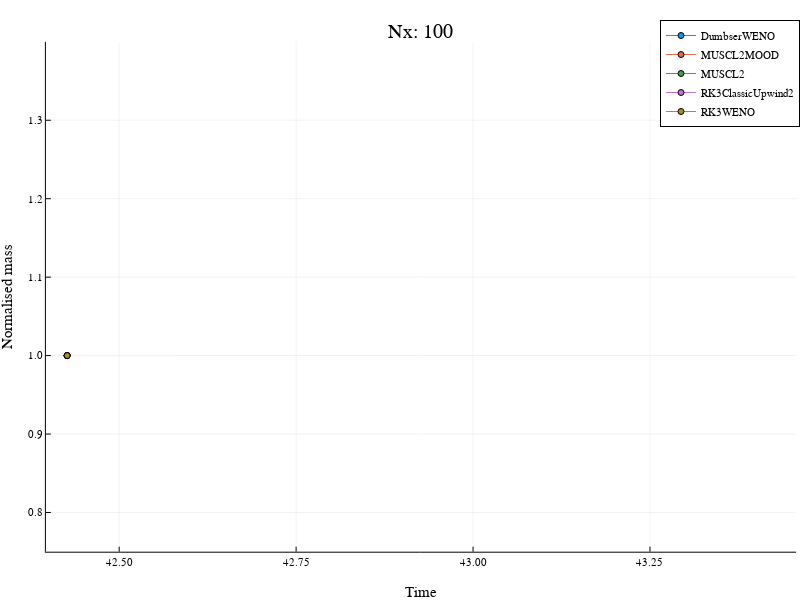

The code cell stored with this chart in its notebook:
### Markdown cell above
Not enough save points in L2Stability data to plot the mass as a function of time...

### Code cell
ms = 3
p1 = plot(D70[algList70[1]][:, 1], D70[algList70[1]][:, 2], xlabel="Time", ylabel="Normalised mass", ylim=(0.75, 1.4), label=algList70[1], markershape=:circle, size=(800, 600), legend=:topright, ms=ms, title="Nx: $(100)")
for (j, algStr) in enumerate(algList70)
    if algStr != algList70[1]
        plot!(p1, D70[algStr][:, 1], D70[algStr][:, 2], label=algList70[j], markershape=:circle, ms=ms)
    end
end
display(p1)

### Figure 1 — Plotly figure (JSON) as saved in the notebook; plotly's stock layout.template omitted (floating-point values rounded to 4 significant figures)
{"data": [{"colorbar": {"len": 0.9105, "title": "", "x": 0.9951, "y": 0.5058}, "legendgroup": "DumbserWENO", "line": {"color": "rgba(0, 154, 250, 1.000)", "dash": "solid", "shape": "linear", "width": 1}, "marker": {"color": "rgba(0, 154, 250, 1.000)", "line": {"color": "rgba(0, 0, 0, 1.000)", "width": 1}, "size": 6, "symbol": "circle"}, "mode": "lines+markers", "name": "DumbserWENO", "showlegend": true, "type": "scatter", "x": [42.43], "xaxis": "x", "y": [1], "yaxis": "y"}, {"colorbar": {"len": 0.9105, "title": "", "x": 0.9951, "y": 0.5058}, "legendgroup": "MUSCL2MOOD", "line": {"color": "rgba(227, 111, 71, 1.000)", "dash": "solid", "shape": "linear", "width": 1}, "marker": {"color": "rgba(227, 111, 71, 1.000)", "line": {"color": "rgba(0, 0, 0, 1.000)", "width": 1}, "size": 6, "symbol": "circle"}, "mode": "lines+markers", "name": "MUSCL2MOOD", "showlegend": true, "type": "scatter", "x": [42.43], "xaxis": "x", "y": [1], "yaxis": "y"}, {"colorbar": {"len": 0.9105, "title": "", "x": 0.9951, "y": 0.5058}, "legendgroup": "MUSCL2", "line": {"color": "rgba(62, 164, 78, 1.000)", "dash": "solid", "shape": "linear", "width": 1}, "marker": {"color": "rgba(62, 164, 78, 1.000)", "line": {"color": "rgba(0, 0, 0, 1.000)", "width": 1}, "size": 6, "symbol": "circle"}, "mode": "lines+markers", "name": "MUSCL2", "showlegend": true, "type": "scatter", "x": [42.43], "xaxis": "x", "y": [1], "yaxis": "y"}, {"colorbar": {"len": 0.9105, "title": "", "x": 0.9951, "y": 0.5058}, "legendgroup": "RK3ClassicUpwind2", "line": {"color": "rgba(195, 113, 210, 1.000)", "dash": "solid", "shape": "linear", "width": 1}, "marker": {"color": "rgba(195, 113, 210, 1.000)", "line": {"color": "rgba(0, 0, 0, 1.000)", "width": 1}, "size": 6, "symbol": "circle"}, "mode": "lines+markers", "name": "RK3ClassicUpwind2", "showlegend": true, "type": "scatter", "x": [42.43], "xaxis": "x", "y": [1], "yaxis": "y"}, {"colorbar": {"len": 0.9105, "title": "", "x": 0.9951, "y": 0.5058}, "legendgroup": "RK3WENO", "line": {"color": "rgba(172, 142, 24, 1.000)", "dash": "solid", "shape": "linear", "width": 1}, "marker": {"color": "rgba(172, 142, 24, 1.000)", "line": {"color": "rgba(0, 0, 0, 1.000)", "width": 1}, "size": 6, "symbol": "circle"}, "mode": "lines+markers", "name": "RK3WENO", "showlegend": true, "type": "scatter", "x": [42.43], "xaxis": "x", "y": [1], "yaxis": "y"}], "layout": {"annotations": [{"font": {"color": "rgba(0, 0, 0, 1.000)", "family": "sans-serif", "size": 20}, "rotation": 0, "showarrow": false, "text": "Nx: 100", "x": 0.5262, "xanchor": "center", "xref": "paper", "y": 1, "yanchor": "top", "yref": "paper"}], "height": 600, "legend": {"bgcolor": "rgba(255, 255, 255, 1.000)", "bordercolor": "rgba(0, 0, 0, 1.000)", "borderwidth": 1, "font": {"color": "rgba(0, 0, 0, 1.000)", "family": "sans-serif", "size": 11}, "title": {"font": {"color": "rgba(0, 0, 0, 1.000)", "family": "sans-serif", "size": 15}, "text": ""}, "tracegroupgap": 0, "traceorder": "normal", "x": 1, "xanchor": "right", "y": 1, "yanchor": "top"}, "margin": {"b": 20, "l": 0, "r": 0, "t": 20}, "paper_bgcolor": "rgba(255, 255, 255, 1.000)", "plot_bgcolor": "rgba(255, 255, 255, 1.000)", "showlegend": true, "width": 800, "xaxis": {"anchor": "y", "domain": [0.05735, 0.9951], "gridcolor": "rgba(0, 0, 0, 0.100)", "gridwidth": 0.5, "linecolor": "rgba(0, 0, 0, 1.000)", "mirror": false, "range": [42.4, 43.46], "showgrid": true, "showline": true, "showticklabels": true, "tickangle": 0, "tickcolor": "rgb(0, 0, 0)", "tickfont": {"color": "rgba(0, 0, 0, 1.000)", "family": "sans-serif", "size": 11}, "tickmode": "array", "ticks": "inside", "ticktext": ["42.50", "42.75", "43.00", "43.25"], "tickvals": [42.5, 42.75, 43, 43.25], "title": "Time", "titlefont": {"color": "rgba(0, 0, 0, 1.000)", "family": "sans-serif", "size": 15}, "type": "-", "visible": true, "zeroline": false, "zerolinecolor": "rgba(0, 0, 0, 1.000)"}, "yaxis": {"anchor": "x", "domain": [0.05054, 0.961], "gridcolor": "rgba(0, 0, 0, 0.100)", "gridwidth": 0.5, "linecolor": "rgba(0, 0, 0, 1.000)", "mirror": false, "range": [0.75, 1.4], "showgrid": true, "showline": true, "showticklabels": true, "tickangle": 0, "tickcolor": "rgb(0, 0, 0)", "tickfont": {"color": "rgba(0, 0, 0, 1.000)", "family": "sans-serif", "size": 11}, "tickmode": "array", "ticks": "inside", "ticktext": ["0.8", "0.9", "1.0", "1.1", "1.2", "1.3"], "tickvals": [0.8, 0.9, 1, 1.1, 1.2, 1.3], "title": "Normalised mass", "titlefont": {"color": "rgba(0, 0, 0, 1.000)", "family": "sans-serif", "size": 15}, "type": "-", "visible": true, "zeroline": false, "zerolinecolor": "rgba(0, 0, 0, 1.000)"}}}
